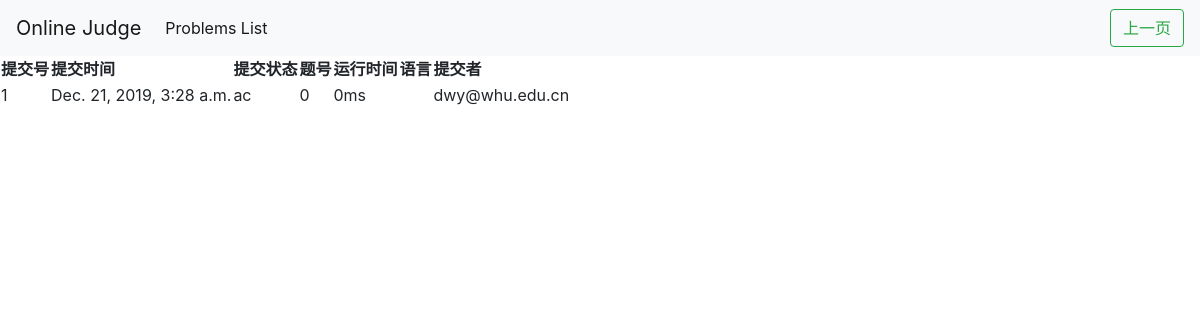
/oj/status/4/, run on the app's committed database.
### oj/models.py (models this page shows)
class Submission(models.Model):
    submit_count = 0
    subm_id = models.IntegerField(default=0)
    prob_id = models.IntegerField(default=0)
    sub_time = models.DateTimeField('add_time',auto_now_add = True)
    exe_time = models.IntegerField()
    value = models.TextField()
    user = models.CharField(max_length=20)
    language =  models.CharField(max_length=10)
    status = models.CharField(max_length=20)

### oj/views.py (the view)
# urls.py: path('status/<int:page>/',views.status,name='status'),
def status(request,page):
    PAGENUM = 3
    start = (page-1) * PAGENUM
    stop = page * PAGENUM
    sub_count = Submission.objects.count()
    last_page = (sub_count-1) // PAGENUM + 1
    if stop > sub_count:
        stop = sub_count
    myslice = slice(start,stop,1)
    submissions = Submission.objects.order_by('-subm_id')
    submissions = submissions[myslice]
    return render(request,'status.html',{'submissions': submissions,'page' : page,'last_page' : last_page, 'pre_page' : page-1 , 'next_page' : page+1})

### oj/templates/status.html (shortened to what this page needs)
<!DOCTYPE html>
<html>
    <head>
        <link rel="stylesheet" href="https://stackpath.bootstrapcdn.com/bootstrap/4.3.1/css/bootstrap.min.css">
    </head>
    <body>
        <nav class="navbar navbar-expand-lg navbar-light bg-light">
            <a class="navbar-brand" href="/oj/">Online Judge</a>
            <div class="collapse navbar-collapse" id="navbarSupportedContent">
              <ul class="navbar-nav mr-auto">
                <li class="nav-item active">
                  <a class="nav-link" href="/oj/problems/p1/">Problems List <span class="sr-only">(current)</span></a>
                </li>
              </ul>
              <form class="form-inline my-2 my-lg-0">
                {% if page != 1 %}
                <a href="{% url 'status' page=pre_page %}" class="btn btn-outline-success my-2 my-sm-0"> 上一页 <span class="sr-only">(current)</span></a>
                {% endif %}
              </form>
            </div>
          </nav>
        <table>
            <tr>
                <th>
                    提交号
                </th>
                <th>
                    提交时间
                </th>
                <th>
                    提交状态
                </th>
                <th>
                    题号
                </th>
                <th>
                    运行时间
                </th>
                <th>
                    语言
                </th>
                <th>
                    提交者
                </th>
            </tr>
            {% for submission in submissions %}
                <tr>
                    <td>
                        {{submission.subm_id}}
                    </td>
                    <td>
                        {{submission.sub_time}}
                    </td>
                    <td>
                        {{submission.status}}
                    </td>
                    <td>
                        {{submission.prob_id}}
                    </td>
                    <td>
                        {{submission.exe_time}}ms
                    </td>
                    <td>
                    </td>
                    <td>
                        {{submission.user}}
                    </td>
                </tr>
            {% endfor %}
        </table>
    </body>
</html>

### oj/templates/status.html (style rules this page uses)
body { margin: 0; }

### data on the page
Submission: subm_id "1", sub_time "Dec. 21, 2019, 3:28 a.m.", status "ac", prob_id "0", exe_time "0", user "dwy@whu.edu.cn"
